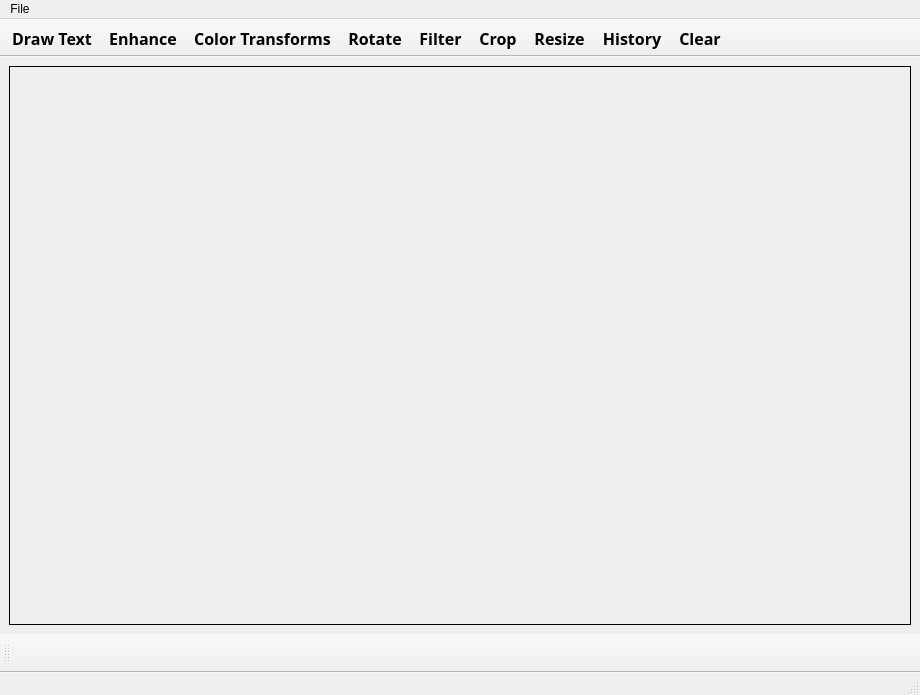
<?xml version="1.0" encoding="UTF-8"?>
<ui version="4.0">
 <class>MainWindow</class>
 <widget class="QMainWindow" name="MainWindow">
  <property name="geometry">
   <rect>
    <x>0</x>
    <y>0</y>
    <width>920</width>
    <height>695</height>
   </rect>
  </property>
  <property name="sizePolicy">
   <sizepolicy hsizetype="Preferred" vsizetype="MinimumExpanding">
    <horstretch>0</horstretch>
    <verstretch>0</verstretch>
   </sizepolicy>
  </property>
  <property name="windowTitle">
   <string>MainWindow</string>
  </property>
  <widget class="QWidget" name="centralwidget">
   <layout class="QGridLayout" name="gridLayout">
    <item row="0" column="0">
     <widget class="QLabel" name="imgScreen">
      <property name="sizePolicy">
       <sizepolicy hsizetype="Expanding" vsizetype="Expanding">
        <horstretch>0</horstretch>
        <verstretch>0</verstretch>
       </sizepolicy>
      </property>
      <property name="frameShape">
       <enum>QFrame::Panel</enum>
      </property>
      <property name="text">
       <string/>
      </property>
      <property name="alignment">
       <set>Qt::AlignCenter</set>
      </property>
     </widget>
    </item>
   </layout>
  </widget>
  <widget class="QMenuBar" name="menubar">
   <property name="geometry">
    <rect>
     <x>0</x>
     <y>0</y>
     <width>920</width>
     <height>26</height>
    </rect>
   </property>
   <widget class="QMenu" name="menuFile">
    <property name="title">
     <string>File</string>
    </property>
    <addaction name="actionOpen"/>
    <addaction name="actionSave_as"/>
   </widget>
   <addaction name="menuFile"/>
  </widget>
  <widget class="QStatusBar" name="statusbar"/>
  <widget class="QToolBar" name="toolBar">
   <property name="font">
    <font>
     <family>Sitka Subheading</family>
     <pointsize>12</pointsize>
     <weight>75</weight>
     <bold>true</bold>
    </font>
   </property>
   <property name="windowTitle">
    <string>toolBar</string>
   </property>
   <property name="layoutDirection">
    <enum>Qt::LeftToRight</enum>
   </property>
   <property name="autoFillBackground">
    <bool>false</bool>
   </property>
   <property name="movable">
    <bool>false</bool>
   </property>
   <attribute name="toolBarArea">
    <enum>TopToolBarArea</enum>
   </attribute>
   <attribute name="toolBarBreak">
    <bool>false</bool>
   </attribute>
   <addaction name="actionDraw_Text"/>
   <addaction name="actionEnhance"/>
   <addaction name="actionColor_Transforms"/>
   <addaction name="actionRotate"/>
   <addaction name="actionFilter"/>
   <addaction name="actionCrop"/>
   <addaction name="actionResize"/>
   <addaction name="actionHistory"/>
   <addaction name="actionClear"/>
  </widget>
  <widget class="QToolBar" name="toolBar_2">
   <property name="windowTitle">
    <string>toolBar_2</string>
   </property>
   <attribute name="toolBarArea">
    <enum>BottomToolBarArea</enum>
   </attribute>
   <attribute name="toolBarBreak">
    <bool>false</bool>
   </attribute>
   <addaction name="actionlabel"/>
  </widget>
  <action name="actionOpen">
   <property name="text">
    <string>Open</string>
   </property>
  </action>
  <action name="actionSave_as">
   <property name="text">
    <string>Save as</string>
   </property>
  </action>
  <action name="actionDraw_Text">
   <property name="text">
    <string>Draw Text</string>
   </property>
  </action>
  <action name="actionEnhance">
   <property name="text">
    <string>Enhance</string>
   </property>
  </action>
  <action name="actionColor_Transforms">
   <property name="text">
    <string>Color Transforms</string>
   </property>
  </action>
  <action name="actionRotate">
   <property name="text">
    <string>Rotate</string>
   </property>
  </action>
  <action name="actionFilter">
   <property name="text">
    <string>Filter</string>
   </property>
  </action>
  <action name="actionCrop">
   <property name="text">
    <string>Crop</string>
   </property>
  </action>
  <action name="actionClear">
   <property name="text">
    <string>Clear</string>
   </property>
  </action>
  <action name="actionlabel">
   <property name="text">
    <string/>
   </property>
  </action>
  <action name="actionResize">
   <property name="text">
    <string>Resize</string>
   </property>
  </action>
  <action name="actionHistory">
   <property name="text">
    <string>History</string>
   </property>
  </action>
 </widget>
 <resources/>
 <connections/>
</ui>
